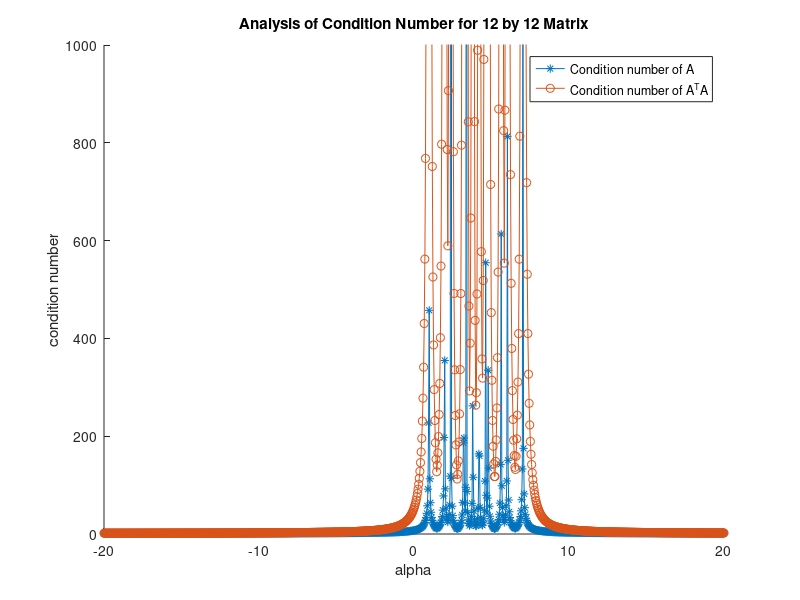

Reproduce this figure in MATLAB.
clc;
clear all;

%construct A
A = zeros(4,4);
for i = 1:4
    A(i,i) = 4;
end
for i = 1:3
    A(i,i+1) = -1;
end
for i = 1:3
    A(i+1,i) = -1;
end

n = 3; %12 by 12 matrix
Ar = repmat(A,1,n);
Ac = mat2cell(Ar,size(Ar,1),repmat(size(A,1),1,n));
diag_A = blkdiag(Ac{:});

%construct -1 bond of A
A1 = zeros(4*n,4*n);
for i = 1 : 4*n-4
    A1(i,i+4) = -1;
end
for i = 1 : 4*n-4
    A1(i+4,i) = -1;
end

A = A1 + diag_A; %result A

%construct b
b = zeros(4*n,1);
for i = 1 : 2*n
    b(i) = 1;
end

%find A 
a = linspace(-20,20,1000);
cond_A = zeros(length(a),1);
cond_At = zeros(length(a),1);
for i = 1:length(a)
    A_test = A - a(i)*eye(4*n); %L - alpha*I
    cond_A(i) = cond(A_test);
    cond_At(i) = cond((A_test)'*A_test);
end

hold on
title('Analysis of Condition Number for 12 by 12 Matrix');
plot(a,cond_A,'-*');
plot(a,cond_At,'-o');
ylim([0 1000]);
xlabel('alpha');
ylabel('condition number')
legend('Condition number of A','Condition number of A^TA');





